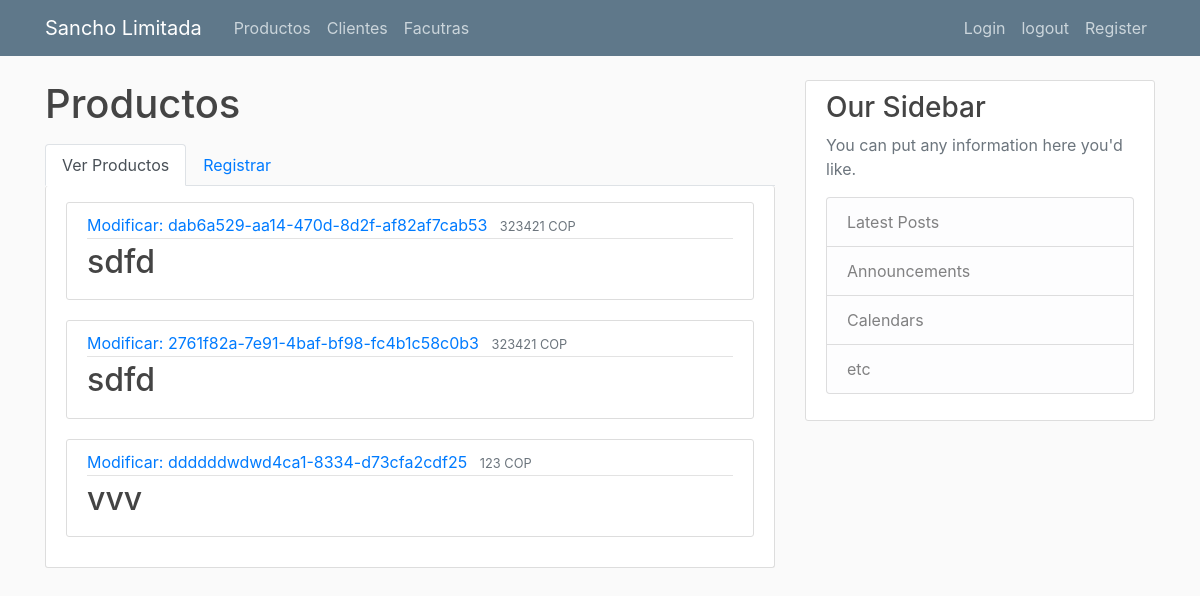
Page /productos (signed in) on the committed database.
### SanchoApp/databaseModel.py (models this page shows, shortened)
class Producto(db.Model):
    __tablename__="productos"
    relacion_facturas = relationship("Factura",
                            secondary=relacion_productos_facturas,
                            back_populates="relacion_productos")
    id = db.Column(db.Integer, primary_key=True)
    nombre = db.Column(db.String(100), nullable=False)
    codigo = db.Column(db.String(100), nullable=False, unique=True)
    precio = db.Column(db.String(10), nullable=False)
    cantidad = db.Column(db.Integer, nullable=False, default=1)
    categoria = db.Column(db.String(100), nullable=True)
    bodega = db.Column(db.String(100), nullable=True)
    estado_activo = db.Column(db.Boolean(), nullable=False, default=True)

### SanchoApp/flaskRoutes.py (the view)
    @app.route("/")
    @app.route("/productos")
    @login_required
    def productos():
        product_record = Producto.query.order_by(
            Producto.categoria).limit(10).all()
        return render_template('productos.html', title='Productos', lista_de_productos=product_record)

### SanchoApp/flaskRoutes.py (called while the page is built)
@login_manager.user_loader
def load_user(user_id):
    return User.query.get(int(user_id))

### SanchoApp/templates/productos.html (shortened to what this page needs)
{% extends "layout.html" %}
{% block content %}
<h1 class="mb-3">Productos</h1>
<ul class="nav nav-tabs">
  <li class="nav-item">
    <a class="nav-link active" href="{{url_for('productos')}}">Ver Productos</a>
  </li>
  <li class="nav-item">
    <a class="nav-link" href="{{url_for('registrar_productos')}}">Registrar</a>
  </li>
</ul>
<div class="content-section border-top-0 pt-3">
  {% for producto in lista_de_productos %}
    {% if producto.estado_activo %}
      <article class="media content-section ">
        <div class="media-body">
          <div class="article-metadata">
            <a class="mr-2" href="productos/{{producto.id}}">{{"Modificar: "+producto.codigo }}</a>
            <small class="text-muted">{{ producto.precio + " COP"}}</small>
          </div>
          <h2 class="article-title" href="#">{{ producto.nombre }}</h2>
        </div>
      </article>
    {% endif %}
  {% endfor %}
</div>
{% endblock content %}

### SanchoApp/static/main.css (style rules this page uses)
body { background: #fafafa; color: #333333; margin-top: 5rem; }
h1, h2, h3, h4, h5, h6 { color: #444444; }
.content-section { background: #ffffff; padding: 10px 20px; border: 1px solid #dddddd; border-radius: 3px; margin-bottom: 20px; }
.article-title { color: #444444; }
.article-metadata { padding-bottom: 1px; margin-bottom: 4px; border-bottom: 1px solid #e3e3e3 }

### rows in the picture
Producto: codigo "Modificar: dab6a529-aa14-470d-8d2f-af82af7cab53", precio "323421 COP", nombre "sdfd"
Producto: codigo "Modificar: 2761f82a-7e91-4baf-bf98-fc4b1c58c0b3", precio "323421 COP", nombre "sdfd"
Producto: codigo "Modificar: ddddddwdwd4ca1-8334-d73cfa2cdf25", precio "123 COP", nombre "vvv"
